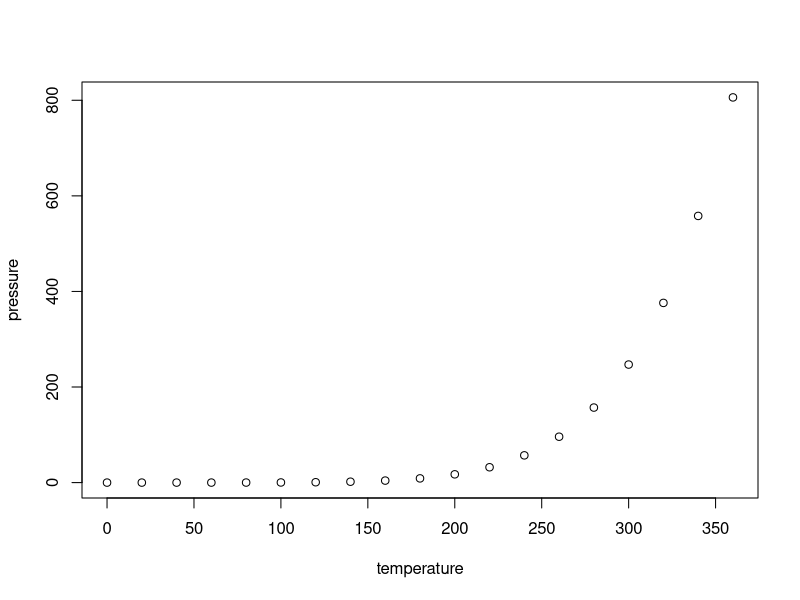
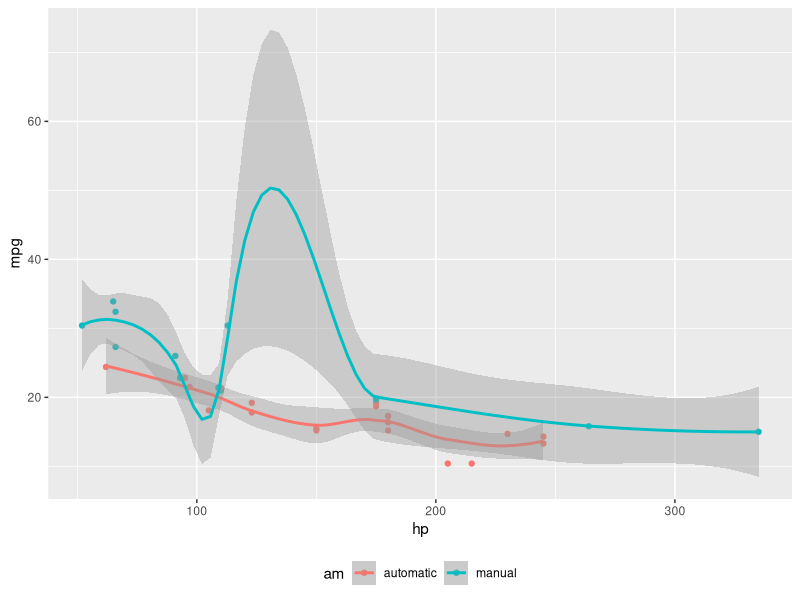

The R script that drew these images, in order:
## ---- chunk 1
knitr::opts_chunk$set(echo = FALSE)
## ---- chunk 2
summary(cars)
## ---- chunk 3
plot(pressure)
## ---- chunk 4
library(ggplot2)
mtcars2 <- mtcars
mtcars2$am <- factor(
  mtcars$am, labels = c('automatic', 'manual')
)
ggplot(mtcars2, aes(hp, mpg, color = am)) +
  geom_point() + geom_smooth() +
  theme(legend.position = 'bottom')
